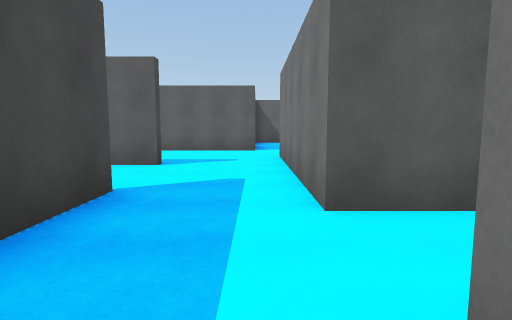
view 1 (above)

17 first-person views from a walk through a 3-D level made in the Unity game engine. The camera is 1.4 m above the floor, tilts 6° down and sees 80° across. The floor is counted in squares, 2 m on a side. Each view is taken from the middle of a square. On the plan, view 1 faces up. The plan holds only what a view shows up to about 10 squares ahead; the rest is blank.

view 2
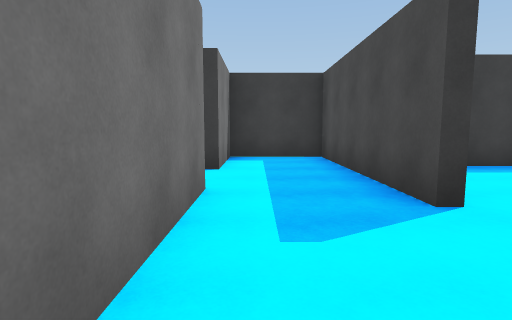

view 3
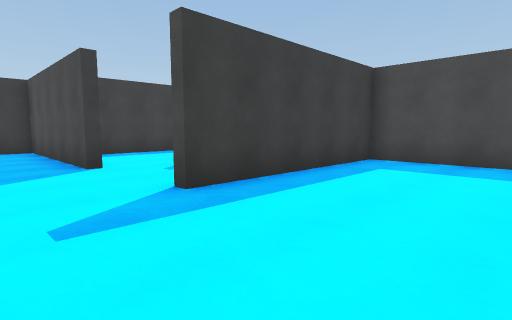

view 4
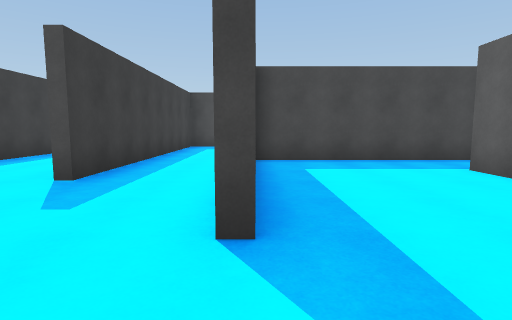

view 5
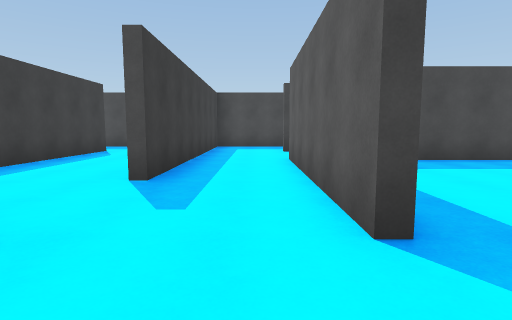

view 6
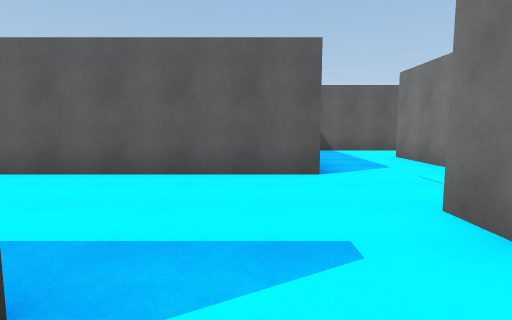

view 7
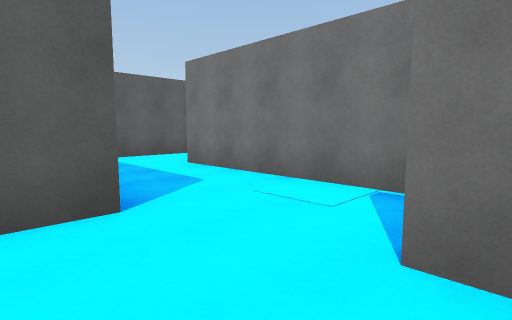

view 8
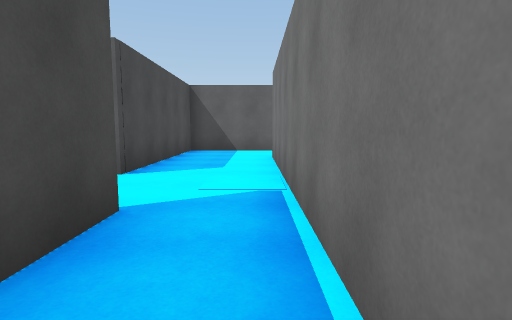

view 9
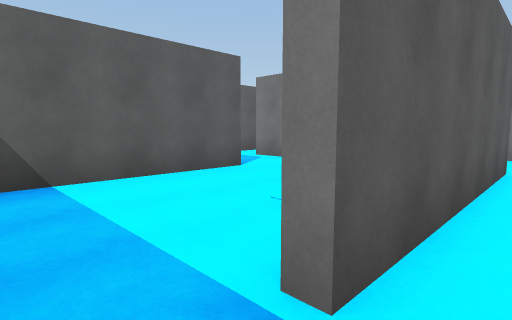

view 10
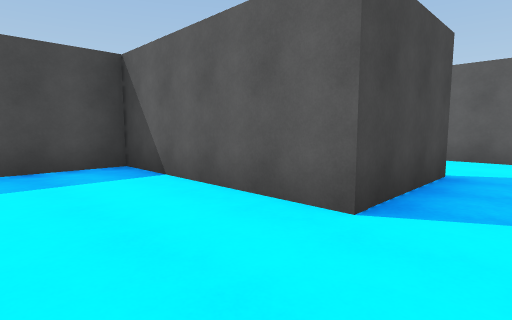

view 11
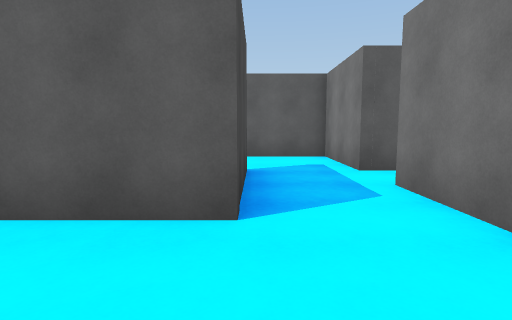

view 12
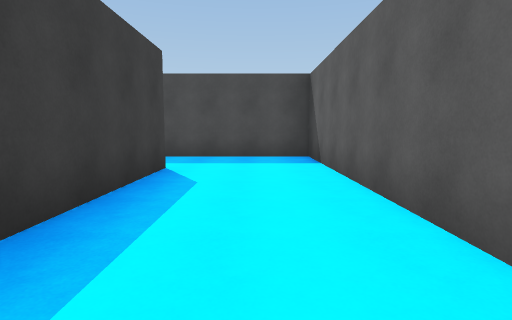

view 13
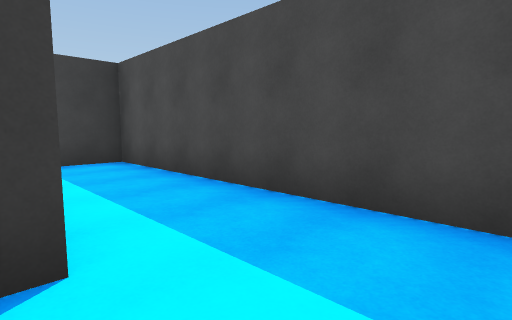

view 14
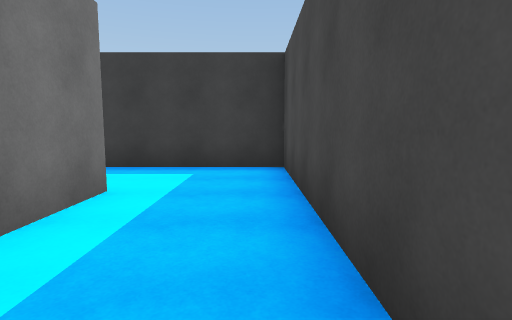

view 15
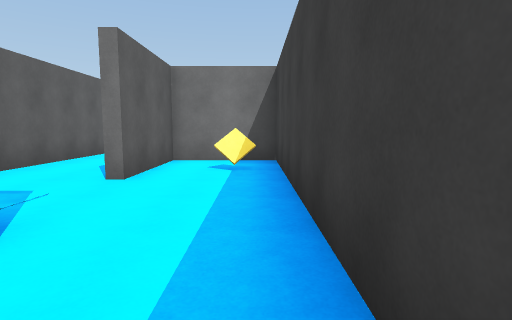

view 16
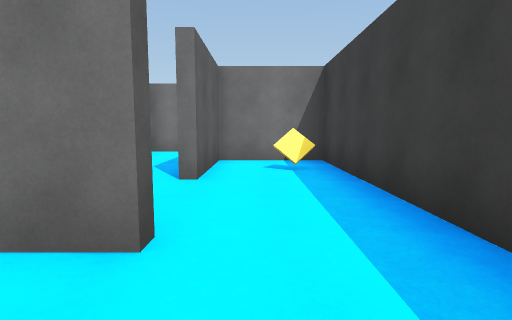

view 17
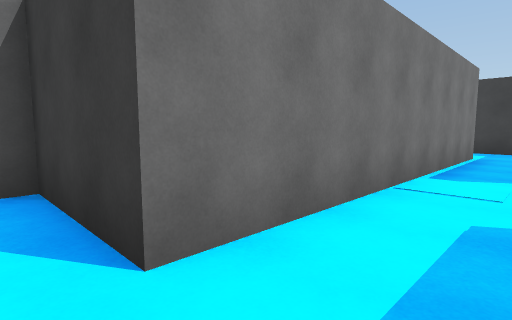

### Floor plan
Ten units are one square. View 1 is at (0, 0); x grows to the right and y downward. Boxes are objects, and circles mark ways between rooms. Rooms are numbered by the first view taken in them; rooms with no view inside come last. Other rooms are left out.
<svg viewBox="-120 -190 174 239">
<path fill="none" stroke="#000" d="M-16 -34 -16 14 6 14 6 -9M6 -25 6 -35M8 -76 8 -62M6 -54 6 -76M24 -46 24 -124 49 -124 49 -128M-66 -104 -66 -60 -18 -60M19 -28 28 -28M38 -145 0 -145 0 -96 -51 -96M6 -35 6 -54M-21 -133 -66 -133 -66 -104M-94 -4 -28 -4M-55 -33 -115 -33 -115 44 -86 44M-93 24 -93 9M-21 -161 -21 -133M10 -160 -3 -160 -3 -185 -28 -185M-3 -130 -3 -148M-18 -57 -69 -57M-101 -36 -40 -36M-86 44 -44 44 -44 22 -70 22M-36 -1 -61 -1"/>
<circle cx="-5" cy="-30" r="3" fill="#2a7"/>
<circle cx="-5" cy="-60" r="3" fill="#2a7"/>
<circle cx="-60" cy="-100" r="3" fill="#2a7"/>
<circle cx="-20" cy="-45" r="3" fill="#2a7"/>
<circle cx="-10" cy="-140" r="3" fill="#2a7"/>
<circle cx="-30" cy="-40" r="3" fill="#2a7"/>
<circle cx="-90" cy="35" r="3" fill="#2a7"/>
<circle cx="-75" cy="20" r="3" fill="#2a7"/>
<text x="-10" y="-20">1</text>
<text x="-10" y="-90">2</text>
<text x="-10" y="-50">3</text>
<text x="-40" y="-120">4</text>
<text x="-80" y="-10">5</text>
<text x="-10" y="-160">6</text>
<text x="-60" y="-50">7</text>
<text x="-70" y="30">8</text>
<text x="-60" y="10">9</text>
</svg>
Room 1 opens to room 3. Room 2 opens to room 3. Room 2 opens to room 4. Room 3 opens to room 7. Room 4 opens to room 6. Room 5 opens to room 7. Room 5 opens to room 8. Room 8 opens to room 9.

Where each view was taken, in squares from view 1:
view 1: 0 up, 0 right, facing up
view 2: 6 up, 0 right, facing down
view 3: 9 up, 0 right, facing down-left
view 4: 6 up, 0 right, facing left
view 5: 5 up, 0 right, facing left
view 6: 5 up, 1 left, facing up
view 7: 7 up, 1 left, facing up-right
view 8: 5 up, 2 right, facing up
view 9: 9 up, 6 left, facing up-right
view 10: 11 up, 1 left, facing up-left
view 11: 11 up, 2 left, facing up
view 12: 2 up, 4 left, facing left
view 13: 2 up, 9 left, facing down-left
view 14: 1 up, 11 left, facing down
view 15: 4 down, 11 left, facing right
view 16: 3 down, 11 left, facing right
view 17: 13 up, 1 right, facing down-right
